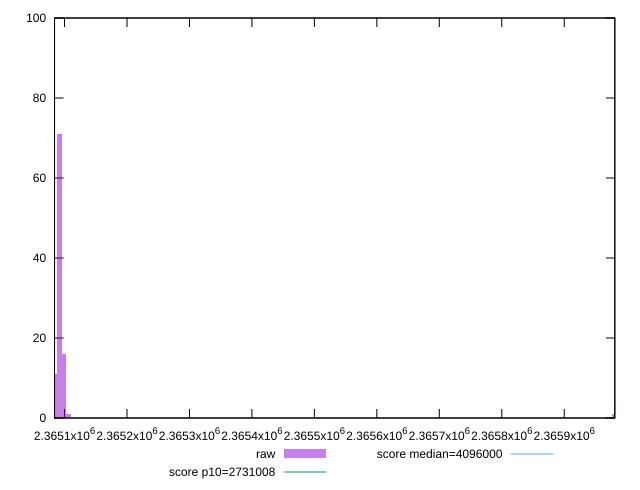

This figure's gnuplot source:
reset

$raw <<EOF
2365980.006706543 1
2365091.567380804 71
2365098.9098545704 16
2365084.2249070373 11
2365106.2523283367 1
EOF

set key outside below
set boxwidth 7.342473766437048
set xrange [2365084:2365981]
set yrange [0:100]
set trange [0:100]
set style fill transparent solid 0.5 noborder

set parametric
set terminal svg size 640, 490 enhanced background rgb 'white'
set output "report_00025_2021-02-22T21:38:55.199Z/total-byte-weight/samples/pages+cached/raw/histogram.svg"

plot $raw title "raw" with boxes, \
     2731008,t title "score p10=2731008", \
     4096000,t title "score median=4096000"

reset
